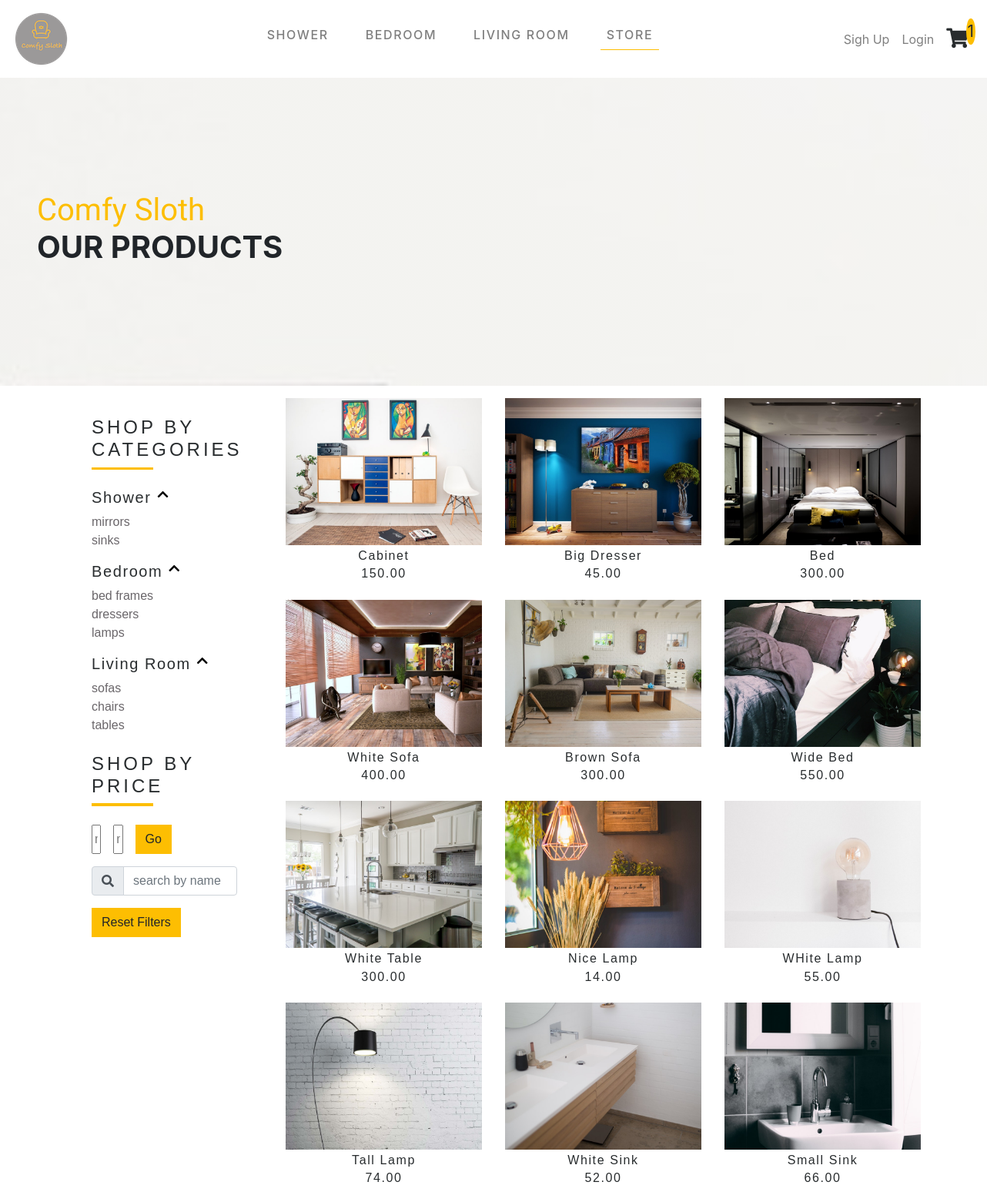
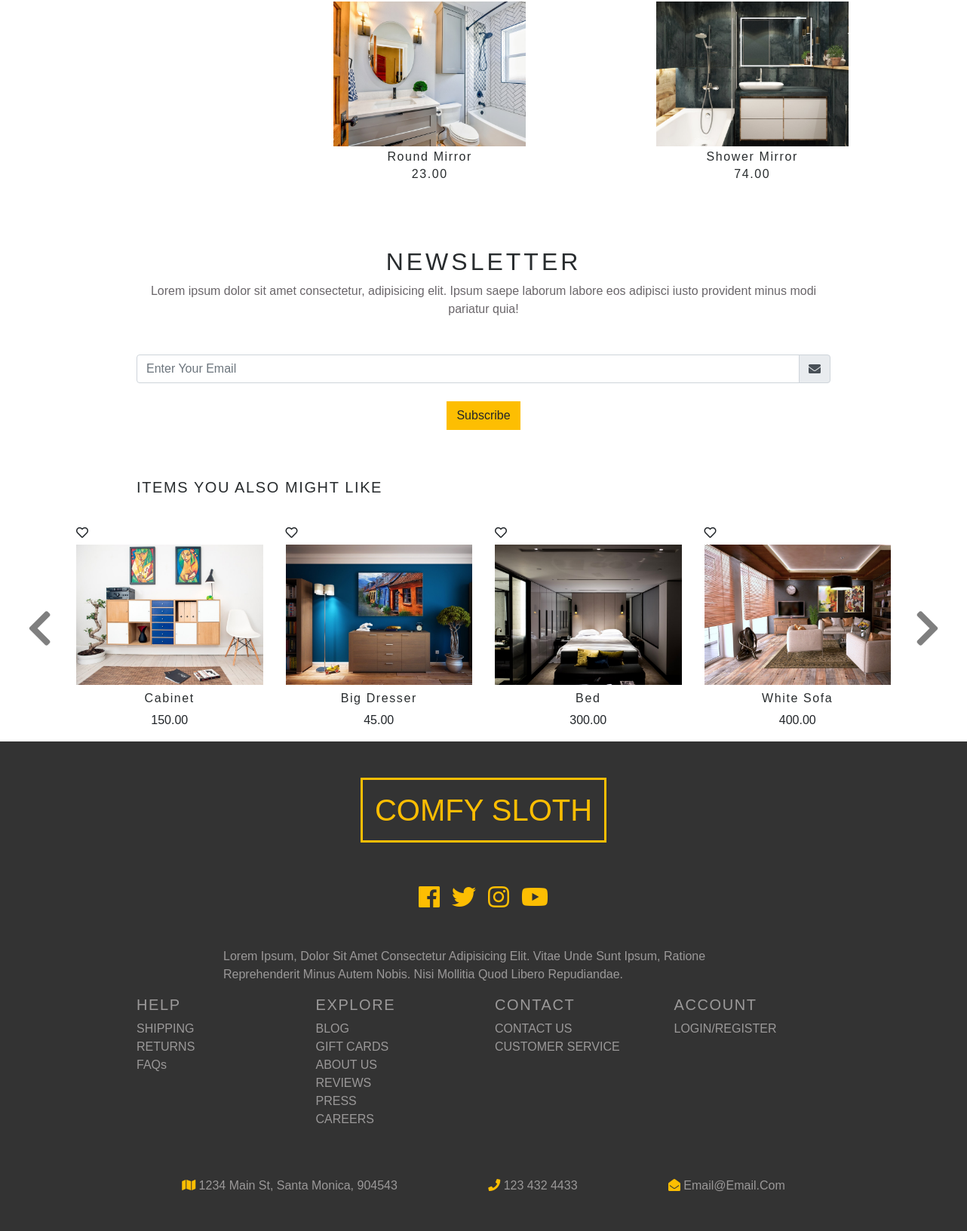
/store/, run on the app's committed database (2 pictures, top to bottom).
### store/models.py (models this page shows, shortened)
class Product(models.Model):
    title = models.CharField(max_length=200)
    price = models.DecimalField(max_digits=30, decimal_places=2)
    picture = models.ImageField(upload_to='images/')
    category = models.CharField(max_length=200)
    sub_category = models.CharField(max_length=200)

### store/views.py (the view)
# urls.py: path('', include('store.urls')),
def store(request):
    return render(request, 'store/store_page.html',  {'items': items, 'featured':featured})

### store/templates/store/store_page.html (shortened to what this page needs)
{% extends 'base.html' %}
{% load staticfiles%}
{% block content %}
<div class="banner-2 d-flex align-items-center pl-3 pl-lg-5">
  <div>
    <h1 class="text-capitalize text-yellow text-slanted mb-0">comfy sloth</h1>
    <h1 class="text-uppercase font-weight-bold">our products</h1>
  </div>
</div>
<section class="products">
  <div class="container">
    <div class="row">
      <div class="col-10 col-md-5 col-lg-3 mx-auto my-3 px-5">
        <div class="product-categories-title my-4">
          <h4 class="text-uppercase">shop by categories</h4>
          <div class="products-categories-underline"></div>
        </div>
        <div class="lis">
          <div class="d-flex align-items-start d-block products-categories-link">
            <h5 class='mr-2 main filterBtn' data-filter='bathroom'>Shower</h5>
            <i class="fas fa-chevron-up click"></i>
          </div>
          <div class="box">
            <ul>
              <li class='filterBtn' data-filter='mirror'>mirrors</li>
              <li class='filterBtn' data-filter='sink'>sinks</li>
            </ul>
          </div>
        </div>
        <div class="lis">
          <div class="d-flex align-items-start d-block products-categories-link">
            <h5 class='mr-2 filterBtn' data-filter='bedroom'>Bedroom</h5>
            <i class="fas fa-chevron-up click"></i>
          </div>
          <div class="box">
            <ul>
              <li class='filterBtn' data-filter='bed'>bed frames</li>
              <li class='filterBtn' data-filter='dresser'>dressers</li>
              <li class='filterBtn' data-filter='lamp'>lamps</li>
            </ul>
          </div>
        </div>
        <div class="lis">
          <div class="d-flex align-items-start d-block products-categories-link">
            <h5 class='mr-2 filterBtn' data-filter='living'>Living Room</h5>
            <i class="fas fa-chevron-up click"></i>
          </div>
          <div class="box">
            <ul>
              <li class='filterBtn' data-filter='sofa'>sofas</li>
              <li class='filterBtn' data-filter='chair'>chairs</li>
              <li class='filterBtn' data-filter='table'>tables</li>
            </ul>
          </div>
        </div>
        <div class="product-categories-title my-4">
          <h4 class="text-uppercase">shop by price</h4>
          <div class="products-categories-underline"></div>
        </div>
        <form>
          <div class="form-group">
            <div class="d-flex price-input">
              <input type="text" placeholder="min" class='price-input mr-3' id='minPrice'>
              <input type="text" placeholder="max" class='price-input mr-3' id='maxPrice'>
              <div class='btn btn-yellow' id='priceBtn'>go</div>
            </div>
          </div>
          <div class="input-group">
            <div class="input-group-prepend">
              <span class="input-group-text form-icon">
                <i class="fas fa-search"></i>
              </span>
            </div class="form-group">
            <input type="text" class="form-control" placeholder='search by name' id='nameSearch'>
          </div>
        </form>
        <button class="btn btn-yellow my-3 reset">reset Filters</button>
      </div>
      <div class="col-10 col-md-7 col-lg-9 mx-auto my-3">
        <div class="row">
          {% for item in items.all %}
          <div
            class="col-md-6 col-lg-4 mx-auto col-md-6 col-lg-4 mb-3 storeItem {{ item.category }} {{item.sub_category}}"
            data-item='{{item.sub_category}}' id='{{ item.id }}'>
            <div class="featured-container">
              <img src="{{ item.picture.url }}" alt="" class='img-fluid' id='image'>
            </div>
            <h6 class="text-capitalize text-center my-1" id='title'>{{item.title}}</h6>
            <h6 class="text-center itemPrice" id='price'>{{item.price}}</h6>
          </div>
          {% endfor %}
        </div>
      </div>
    </div>
  </div>
</section>
{% include 'news_letter.html' %}
{% include 'carousel.html' %}
{% endblock%}

### futniture_store/templates/base.html (shortened to what this page needs)
<!DOCTYPE html>
<html lang="en">
{% load staticfiles%}
<head>
  <link rel="stylesheet" href="{% static 'css/all.css' %}">
  <link rel="stylesheet" href="{% static 'css/main.css' %}">
  <link rel="stylesheet" href="https://stackpath.bootstrapcdn.com/bootstrap/4.3.1/css/bootstrap.min.css"
>
</head>
<body>
  <header>
    <nav class="navbar navbar-expand-lg navbar-light">
      <a href="/" class="navbar-brand">
        <img src="{% static 'img/logo.png' %}" alt="main logo">
      </a>
      <div class="collapse navbar-collapse" id="myNavbar">
        <ul class="navbar-nav mx-auto">
          <li class="nav-item mx-2">
            <div class="dropdown">
              <div class='nav-link text-light'>
                <h6 class="nav-link filterBtn" data-filter='bathroom'>SHOWER</h6>
              </div>
            </div>
          </li>
          <li class="nav-item mx-2">
            <div class="dropdown">
              <div class='nav-link text-light'>
                <h6 class="nav-link filterBtn" data-filter='bedroom'>BEDROOM</h6>
              </div>
            </div>
          </li>
          <li class="nav-item mx-2">
            <div class="dropdown">
              <div class='nav-link text-light'>
                <h6 class="nav-link filterBtn" data-filter='living'>LIVING ROOM</h6>
              </div>
            </div>
          </li>
          <li class="nav-item mx-2 ">
            <a href="/store" class="nav-link">
              <h6 class="nav-active nav-link">STORE</h6>
            </a>
          </li>
        </ul>
      </div>
      <div class="navbar-icons d-none d-lg-flex">
        <div class="navbar-nav ml-auto">
            {% if user.is_authenticated %}
            <a href="/mypage" class="nav-item nav-link">Account</a>
          <a class="nav-item nav-link" href="javascript:{document.getElementById('logout').submit()}" onclick="">Logout</a>
          <form id="logout" method="POST" action="{% url 'logout' %}">
                        {% csrf_token %}
            <input type="hidden"/>
          </form>
            {% else %}
           <a class="nav-item nav-link " href="{% url 'signup' %}">Sigh Up </a>
           <a class="nav-item nav-link" href="{% url 'login' %}">Login</a>
            {% endif %}
        </div>
          </div>
          <a href="/checkout" class='navbar-icon mx-2 navbar-cart-icon'>
            <i class="fas fa-shopping-cart navbar-icon"></i>
            <div class="cart-items">1</div>
          </a>
    </nav>
  </header>
  {% block content %}
  {% endblock %}
  <footer class="py-5 footer">
    <div class="container">
      <div class="row">
        <div class="col-10 mx-auto text-center">
          <h1 class="text-uppercase text-weight-bold text-yellow footer-title text-center d-inline-block p-3">
            comfy sloth
          </h1>
          <div class="footer-icons my-5 d-flex justify-content-center">
            <a href="#" class="footer-icon mx-2">
              <i class="fab fa-facebook fa-2x"></i>
            </a>
            <a href="#" class="footer-icon mx-2">
              <i class="fab fa-twitter fa-2x"></i>
            </a>
            <a href="#" class="footer-icon mx-2">
              <i class="fab fa-instagram fa-2x"></i>
            </a>
            <a href="#" class="footer-icon mx-2">
              <i class="fab fa-youtube fa-2x"></i>
            </a>
          </div>
          <p class="text-capitalize w-75 mx-auto text-left t-grey">
            Lorem ipsum, dolor sit amet consectetur adipisicing elit. Vitae unde sunt ipsum, ratione reprehenderit minus
            autem nobis. Nisi mollitia quod libero repudiandae.
          </p>
          <div class="row">
            <div class="col-sm-6 col-md-3 footer-col text-left footer-list">
              <h5 class='mb-2 t-grey'>HELP</h5>
              <ul class=''>
                <li><a href="#">SHIPPING</a></li>
                <li><a href="#">RETURNS</a></li>
                <li><a href="#">FAQs</a></li>
              </ul>
            </div>
            <div class="col-sm-6 col-md-3 footer-col text-left footer-list">
              <h5 class='mb-2 t-grey'>EXPLORE</h5>
              <ul class=''>
                <li><a href="#">BLOG</a></li>
                <li><a href="#">GIFT CARDS</a></li>
                <li><a href="#">ABOUT US</a></li>
                <li><a href="#">REVIEWS<a></li>
                <li><a href="#">PRESS</a></li>
                <li><a href="#">CAREERS</a></li>
              </ul>
            </div>
            <div class="col-sm-6 col-md-3 footer-col text-left footer-list">
              <h5 class='mb-2 t-grey'>CONTACT</h5>
              <ul class=''>
                <li><a href="#">CONTACT US</a></li>
                <li><a href="#">CUSTOMER SERVICE</a></li>
              </ul>
            </div>
            <div class="col-sm-6 col-md-3 footer-col text-left footer-list">
              <h5 class='mb-2 t-grey'>ACCOUNT</h5>
              <ul class=''>
                <li><a href="#">LOGIN/REGISTER</a></li>
              </ul>
            </div>
          </div>
          <div class="mt-5 d-flex justify-content-around flex-wrap">
            <div class="text-capitalize footer-contact">
              <span class='footer-icon'>
                <i class="fas fa-map"></i>
              </span>1234 main st, Santa Monica, 904543
            </div>
            <div class="text-capitalize footer-contact">
              <span class='footer-icon'>
                <i class="fas fa-phone"></i>
              </span>123 432 4433
            </div>
            <div class="text-capitalize footer-contact">
              <span class='footer-icon'>
                <i class="fas fa-envelope-open"></i>
              </span>email@email.com
            </div>
          </div>
        </div>
      </div>
    </div>
  </footer>
</body>
</html>

### futniture_store/templates/news_letter.html (shortened to what this page needs)
  <section class="newsletter py-5">
    <div class="container">
      <div class="row">
        <div class="col-10 mx-auto text-center">
          <h2 class="text-uppercase">newsletter</h2>
          <p class='newsletter-text'>Lorem ipsum dolor sit amet consectetur, adipisicing elit. Ipsum saepe laborum labore eos adipisci iusto
            provident minus modi pariatur quia!</p>
          <form action="" class="">
            <div class="input-group mt-5 mb-4">
              <input type="text" class='form-control text-capitalize' placeholder="enter your email">
              <div class="input-group-append">
                <div class="input-group-text form-icon">
                  <i class="fas fa-envelope"></i>
                </div>
              </div>
            </div>
            <button type="submit" class="btn btn-yellow">Subscribe</button>
          </form>
        </div>
      </div>
    </div>
  </section>

### futniture_store/templates/carousel.html
{% load staticfiles%}
<div class="container">
        <div class="row my-3">
                <div class="col-10 mx-auto text-center">
                    <h5 class='text-uppercase text-left'>items you also might like</h5>
        </div>
    </div>
    <div id="saleItem" class="carousel slide" data-ride="carousel" data-interval=false>
        <div class="carousel-inner row w-12 mx-auto" role="listbox">
            {% for item in items.all%}
            <div class="carousel-item col-md-3">
                    <div class='d-flex justify-content-start'>
                        <i class="far fa-heart fa-1x heart pt-3"></i>
                    </div>
                    <div class="carousel-img-div my-2">
                        <img src="{{ item.picture.url }}" alt="" class='img-fluid carousel-img'>
                    </div>
                    <div class='text-center'>
                        <a href="#" class='item-name-carousel'>
                            <h6 class='text-capitalize'>{{ item.title }}</h6>
                        </a>
                        <p>{{ item.price }}</p>
                    </div>
                </div>
            {% endfor %}
        </div>
        <a class="carousel-control-prev my-auto" href="#saleItem" role="button" data-slide="prev">
                <i class="fa fa-chevron-left carousel-button fa-lg"></i>
              </a>
              <a class="carousel-control-next my-auto text-faded" href="#saleItem" role="button" data-slide="next">
                <i class="fa fa-chevron-right carousel-button fa-lg"></i>
              </a>
    </div>
</div>

### futniture_store/static/css/all.css (style rules this page uses)
.fa, .fas, .far, .fal, .fab { -moz-osx-font-smoothing: grayscale; -webkit-font-smoothing: antialiased; display: inline-block; font-style: normal; font-variant: normal; text-rendering: auto; line-height: 1; }
.fa-lg { font-size: 1.33333em; line-height: 0.75em; vertical-align: -.0667em; }
.fa-1x { font-size: 1em; }
.fa-2x { font-size: 2em; }
.fa-chevron-left:before { content: "\f053"; }
.fa-chevron-right:before { content: "\f054"; }
.fa-chevron-up:before { content: "\f077"; }
.fa-envelope:before { content: "\f0e0"; }
.fa-envelope-open:before { content: "\f2b6"; }
.fa-facebook:before { content: "\f09a"; }
.fa-heart:before { content: "\f004"; }
.fa-instagram:before { content: "\f16d"; }
.fa-map:before { content: "\f279"; }
.fa-phone:before { content: "\f095"; }
.fa-search:before { content: "\f002"; }
.fa-shopping-cart:before { content: "\f07a"; }
.fa-twitter:before { content: "\f099"; }
.fa-youtube:before { content: "\f167"; }
.fab { font-family: 'Font Awesome 5 Brands'; }
.far { font-family: 'Font Awesome 5 Free'; font-weight: 400; }
.fa, .fas { font-family: 'Font Awesome 5 Free'; font-weight: 900; }

### data on the page
Product: picture (picture), title "Cabinet", price "150.00"
Product: picture (picture), title "Big Dresser", price "45.00"
Product: picture (picture), title "Bed", price "300.00"
Product: picture (picture), title "White Sofa", price "400.00"
Product: picture (picture), title "Brown Sofa", price "300.00"
Product: picture (picture), title "Wide Bed", price "550.00"
Product: picture (picture), title "White Table", price "300.00"
Product: picture (picture), title "Nice Lamp", price "14.00"
Product: picture (picture), title "WHite Lamp", price "55.00"
Product: picture (picture), title "Tall Lamp", price "74.00"
Product: picture (picture), title "White Sink", price "52.00"
Product: picture (picture), title "Small Sink", price "66.00"
Product: picture (picture), title "Round Mirror", price "23.00"
Product: picture (picture), title "Shower Mirror", price "74.00"
